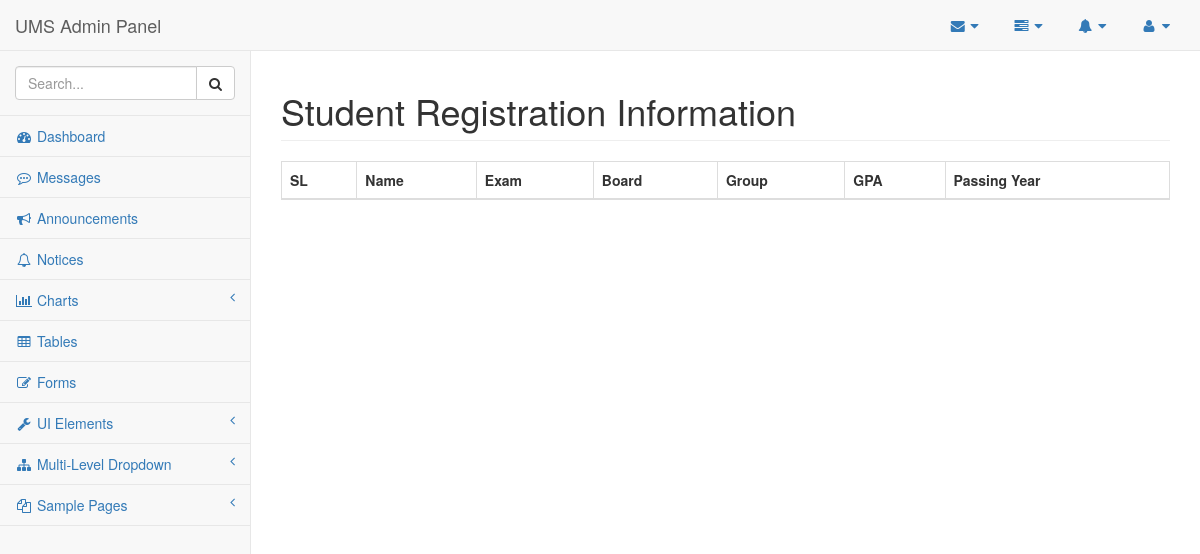
The app's page /admin/pages/std_regi_info.php, older data.
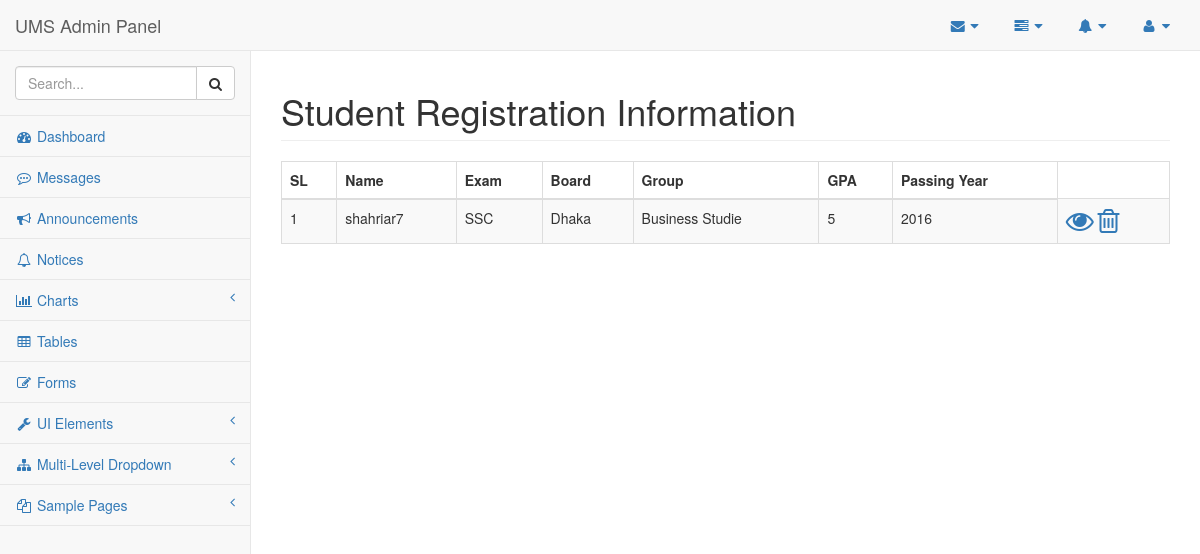
The same page, newer data.
### tables this page shows
CREATE TABLE `std_regi_info` (
  `std_id` int(11) NOT NULL,
  `sub` varchar(48) NOT NULL,
  `std_name` varchar(48) NOT NULL,
  `f_name` varchar(48) NOT NULL,
  `m_name` varchar(48) NOT NULL,
  `date_of_birth` varchar(20) NOT NULL,
  `address` varchar(255) NOT NULL,
  `phone` varchar(35) NOT NULL,
  `picture` varchar(255) NOT NULL,
  `exam` varchar(15) NOT NULL,
  `study_group` varchar(15) NOT NULL,
  `board` varchar(48) NOT NULL,
  `passing_year` varchar(10) NOT NULL,
  `roll` varchar(10) NOT NULL,
  `class_div_grade` varchar(15) NOT NULL,
  `gpa` varchar(6) NOT NULL,
  `ammount` varchar(10) NOT NULL,
  `slip_no` varchar(15) NOT NULL,
  `date_of_pay` varchar(15) NOT NULL
);

### admin/pages/std_regi_info.php (the view, shortened to what this page needs)
<?php session_start();
    require_once('config.php');
?>
<!DOCTYPE html>
<html lang="en">
<head>
    <link href="../vendor/bootstrap/css/bootstrap.min.css" rel="stylesheet">
    <link href="../vendor/metisMenu/metisMenu.min.css" rel="stylesheet">
    <link href="../dist/css/sb-admin-2.css" rel="stylesheet">
    <link href="../vendor/font-awesome/css/font-awesome.min.css" rel="stylesheet" type="text/css">
</head>
<body>
    <div id="wrapper">
        <nav class="navbar navbar-default navbar-static-top" role="navigation" style="margin-bottom: 0">
            <div class="navbar-header">
                <a class="navbar-brand" href="index.php">UMS Admin Panel</a>
            </div>
            <ul class="nav navbar-top-links navbar-right">
                <li class="dropdown">
                    <a class="dropdown-toggle" data-toggle="dropdown" href="#">
                        <i class="fa fa-envelope fa-fw"></i> <i class="fa fa-caret-down"></i>
                    </a>
                </li>
                <li class="dropdown">
                    <a class="dropdown-toggle" data-toggle="dropdown" href="#">
                        <i class="fa fa-tasks fa-fw"></i> <i class="fa fa-caret-down"></i>
                    </a>
                </li>
                <li class="dropdown">
                    <a class="dropdown-toggle" data-toggle="dropdown" href="#">
                        <i class="fa fa-bell fa-fw"></i> <i class="fa fa-caret-down"></i>
                    </a>
                </li>
                <li class="dropdown">
                    <a class="dropdown-toggle" data-toggle="dropdown" href="#">
                        <i class="fa fa-user fa-fw"></i> <i class="fa fa-caret-down"></i>
                    </a>
                </li>
            </ul>
            <div class="navbar-default sidebar" role="navigation">
                <div class="sidebar-nav navbar-collapse">
                    <ul class="nav" id="side-menu">
                        <li class="sidebar-search">
                            <div class="input-group custom-search-form">
                                <input type="text" class="form-control" placeholder="Search...">
                                <span class="input-group-btn">
                                <button class="btn btn-default" type="button">
                                    <i class="fa fa-search"></i>
                                </button>
                            </span>
                            </div>
                        </li>
                        <li>
                            <a href="index.php"><i class="fa fa-dashboard fa-fw"></i> Dashboard</a>
                        </li>
                        <li>
                            <a href="messages.php"><i class="fa fa-commenting-o fa-fw"></i> Messages</a>
                        </li>
                        <li>
                            <a href="announcement.php"><i class="fa fa-bullhorn fa-fw"></i> Announcements</a>
                        </li>
                        <li>
                            <a href="#"><i class="fa fa-bell-o fa-fw"></i> Notices</a>
                        </li>
                        <li>
                            <a href="#"><i class="fa fa-bar-chart-o fa-fw"></i> Charts<span class="fa arrow"></span></a>
                        </li>
                        <li>
                            <a href="tables.html"><i class="fa fa-table fa-fw"></i> Tables</a>
                        </li>
                        <li>
                            <a href="forms.html"><i class="fa fa-edit fa-fw"></i> Forms</a>
                        </li>
                        <li>
                            <a href="#"><i class="fa fa-wrench fa-fw"></i> UI Elements<span class="fa arrow"></span></a>
                        </li>
                        <li>
                            <a href="#"><i class="fa fa-sitemap fa-fw"></i> Multi-Level Dropdown<span class="fa arrow"></span></a>
                        </li>
                        <li>
                            <a href="#"><i class="fa fa-files-o fa-fw"></i> Sample Pages<span class="fa arrow"></span></a>
                        </li>
                    </ul>
                </div>
            </div>
        </nav>
        <div id="page-wrapper">
            <div class="row">
                <div class="col-lg-12">
                    <h1 class="page-header">Student Registration Information </h1>
                     <div class="table-responsive">
                        <table class="table table-bordered table-hover table-striped">
                            <thead>
                                <tr>
                                    <th>SL</th>
                                    <th>Name</th>
                                    <th>Exam</th>
                                    <th>Board</th>
                                    <th>Group</th>
                                    <th>GPA</th>
                                    <th>Passing Year</th>
                                </tr>
                            </thead>
                            <tbody>
                            <?php
                                $srl=1;
                                $dbdata = "SELECT * FROM std_regi_info ORDER BY gpa DESC";
                                $qre = mysqli_query($DBC, $dbdata);
                                while($info=mysqli_fetch_array($qre)){ ?>
                                    <tr>
                                        <td><?= $srl++; ?></td>
                                        <td><?= $info['std_name']; ?></td>
                                        <td><?= $info['exam']; ?></td>
                                        <td><?= $info['board']; ?></td>
                                        <td><?= $info['study_group']; ?></td>
                                        <td><?= $info['gpa']; ?></td>
                                        <td><?= $info['passing_year']; ?></td>
                                        <td>
                                             <a class="action-btn" href="std_info_view.php?stdvid=<?= $info['std_id']; ?>"><i class="fa fa-2x  fa-eye"></i></a>
                                            <a class="action-btn" href="std_regi_info_delete.php?stddid=<?= $info['std_id']; ?>"><i class="fa fa-2x fa-trash-o"></i></a>
                                        </td>
                                    </tr>
                            <?php    }
                            ?>
                            </tbody>
                        </table>
                    </div>
                </div>
            </div>
        </div>
    </div>
</body>
</html>

Row changes from the older to the newer data that the page shows:
added std_regi_info: std_name "shahriar7", exam "SSC", board "Dhaka", study_group "Business Studie", gpa "5", passing_year "2016"
